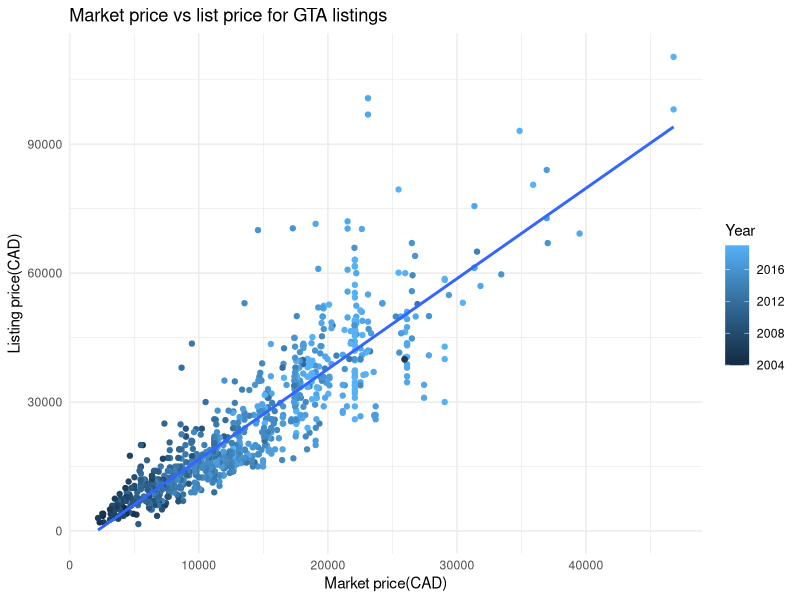
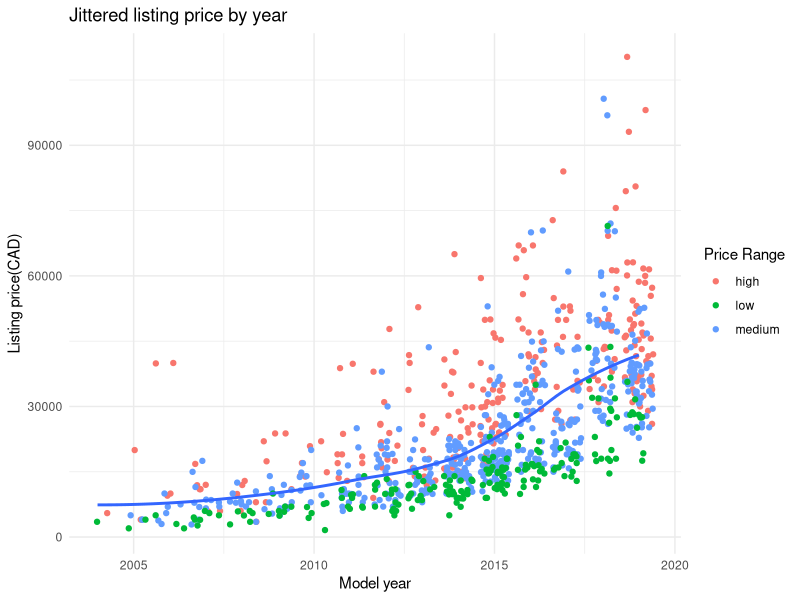
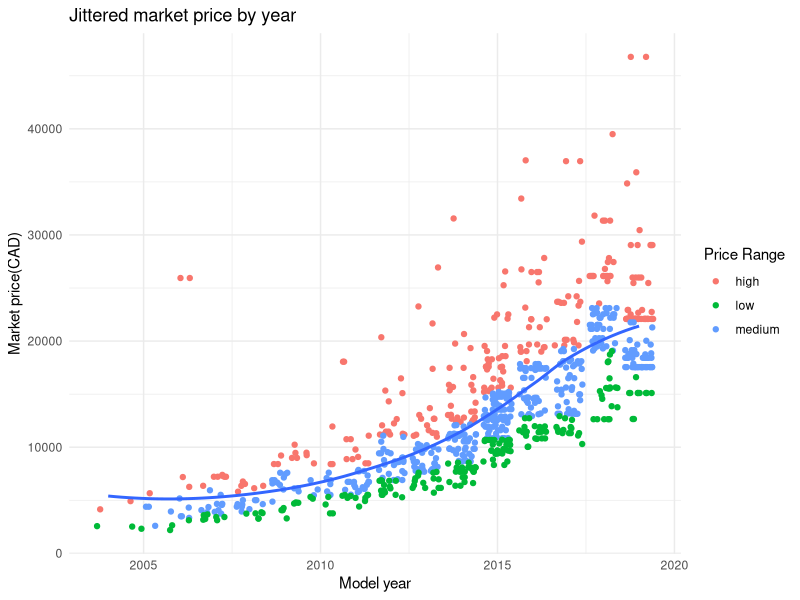
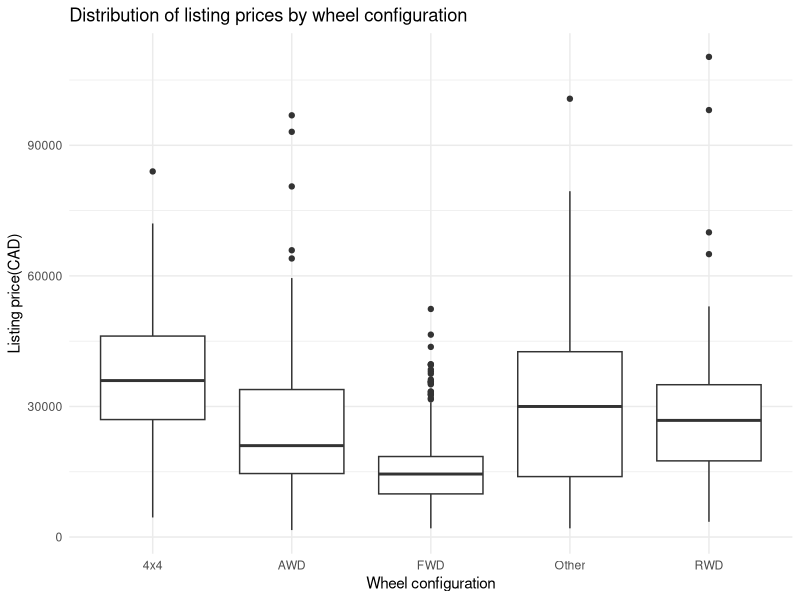
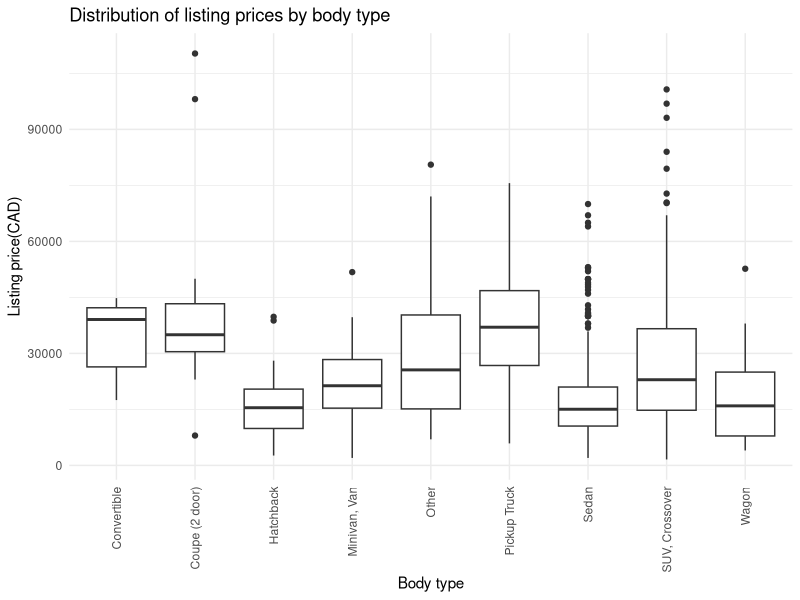
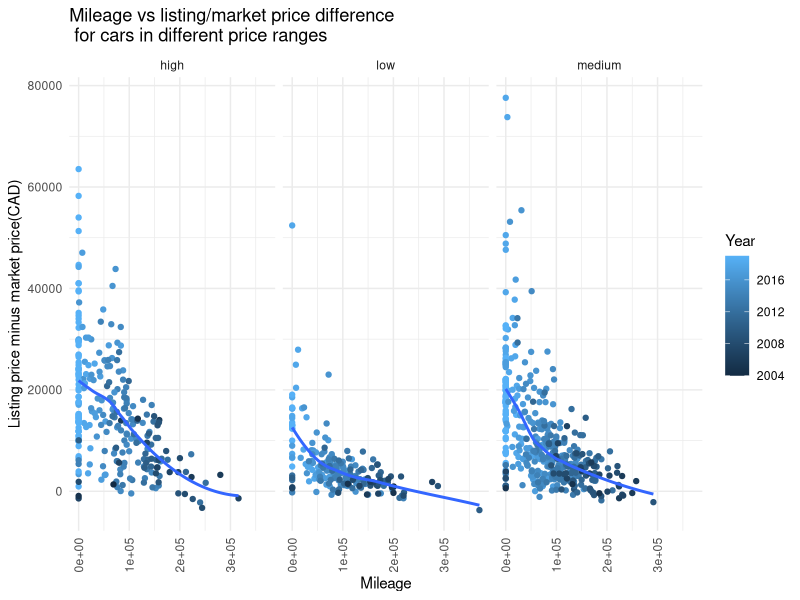

Here is the R script that generated these plots, in order:
## ---- chunk 1
brands <- read.csv('data/brands.csv')
df <- read.csv('data/kijiji_data_fullset.csv')
## ---- chunk 2
library(dplyr)
library(ggplot2)
## ---- chunk 3
# The dataframe seems to have many duplicates(multiple listings, problem with scraping?)
df <- distinct(df)
nrow(df)
## ---- chunk 4
# join data with motortrend market prices
merged <- right_join(x=brands, y=df, 
by=c('brand', 'model', 'model_year'))
head(merged)
nrow(merged)
## ---- chunk 5
# take important columns
merged <- merged %>% select(brand, model, model_year, Market.Price, list_price, condition, body_type, wheel_config, transmission, mileage)
## ---- chunk 6
# remove $ and , from market price strings
library(stringr)
merged$Market.Price <- str_remove_all(merged$Market.Price, "[$,]")
## ---- chunk 7
# N.A. values in Market Price indicate the site returned N.A, aka market price is unknown.
# cast all market prices to numeric, cast other values to NA
merged$Market.Price <- as.numeric(merged$Market.Price)
## ---- chunk 8
# I'm 99% sure the market prices are in USD, when comparing to other sites like AutoTrader.net etc. so I will add a CAD market price column
conversion_rate <- 1
merged$Market.Price.CAD <- merged$Market.Price * conversion_rate
## ---- chunk 9
# I think I will remove entries where listing price is 0. This is usually done on sites to show up first when customers sort by price, or sometimes price isn't listed. Either way, these people definitely aren't selling for free.
merged <- merged %>% filter(list_price != 0)
## ---- chunk 10
# we have to remove rows with missing market values.
# we can't impute the data in any way because it's 2023 estimates, and market values should vary by year.
merged <- merged %>% filter(!is.na(Market.Price.CAD))
nrow(merged)
## ---- chunk 11
# further checks

# no more NA values
colSums(is.na(merged))

# summary check
summary(merged)
## ---- chunk 12
# we need to map 4x4 to AWD and '' to Other for
# wheel_config

merged = merged %>% mutate(wheel_config=case_when(
  wheel_config == '' ~ 'Other',
  wheel_config == 'Other' ~ 'Other',
  wheel_config == 'Front-wheel drive (FWD)' ~ 'FWD',
  wheel_config == 'Rear-wheel drive (RWD)' ~ 'RWD',
  wheel_config == '4 x 4' ~ '4x4',
  TRUE ~ 'AWD'
))
# merged$wheel_config = ifelse(merged$wheel_config == '', 'Other', merged$wheel_config)
## ---- chunk 13
# same idea for transmission.
merged$transmission = ifelse(merged$transmission == '', 'Other', merged$transmission)
## ---- chunk 14
# create the price quantiles for every year, to make a new price_range variable.
yearly_price_quantiles <- merged %>% group_by(model_year) %>% 
  summarise(yearly_first_q = quantile(Market.Price.CAD, probs=0.25),
            yearly_third_q = quantile(Market.Price.CAD, probs=0.75))

merged = inner_join(x=merged, y=yearly_price_quantiles)

merged = merged %>% mutate(price_range = case_when(
  Market.Price.CAD < yearly_first_q ~ 'low',
  Market.Price.CAD < yearly_third_q ~ 'medium',
  TRUE ~ 'high'
))
## ---- chunk 15
# select vars relevant to the investigation
merged <- merged %>% select(brand, 
                            model, 
                            model_year, 
                            list_price, 
                            mileage,
                            body_type, 
                            wheel_config, 
                            Market.Price.CAD, 
                            price_range)
## ---- chunk 16
ggplot(merged, aes(x=Market.Price.CAD, 
                   y=list_price)) +
  theme_minimal() +
  geom_point(aes(color=model_year)) +
  geom_smooth(formula=y~x, method=lm, se=F) +
  labs(title="Market price vs list price for GTA listings",
       x="Market price(CAD)",
       y="Listing price(CAD)",
       color="Year")
## ---- chunk 17
mod <- lm(merged$list_price ~ merged$Market.Price.CAD)
sum <- summary(mod)
## ---- chunk 18
ggplot(merged, aes(x=model_year, 
                   y=list_price)) +
  geom_jitter(aes(color=price_range)) +
  geom_smooth(formula=y~x,
              method=loess,
              se=F) +
  theme_minimal() +
  labs(title="Jittered listing price by year",
       x="Model year",
       y="Listing price(CAD)",
       color="Price Range")

# ggplot(merged, aes(x=model_year, 
#                    y=list_price)) +
#   geom_jitter() +
#   geom_smooth(formula=y~x,
#               method=loess,
#               se=F) +
#   facet_wrap(~price_range) +
#   theme_minimal() +
#   labs(title="Jittered listing price by year",
#        x="Model year",
#        y="Listing price(CAD)",
#        color="Price Range") +
#   theme(axis.text.x = element_text(angle = 90, vjust = 0.5, hjust=1))
## ---- chunk 19
ggplot(merged, aes(x=model_year, 
                   y=Market.Price.CAD)) +
  geom_jitter(aes(color=price_range)) +
  geom_smooth(formula=y~x,
              method=loess,
              se=F) +
  theme_minimal() +
  labs(title="Jittered market price by year",
       x="Model year",
       y="Market price(CAD)",
       color="Price Range")
## ---- chunk 20
ggplot(merged, aes(x=wheel_config, y=list_price)) +
  geom_boxplot() +
  theme_minimal() +
  labs(title="Distribution of listing prices by wheel configuration",
       x="Wheel configuration",
       y="Listing price(CAD)")
## ---- chunk 21
ggplot(merged, aes(x=body_type, y=list_price)) +
  geom_boxplot() +
  theme_minimal() +
  labs(title="Distribution of listing prices by body type",
       x="Body type",
       y="Listing price(CAD)") + 
  theme(axis.text.x = element_text(angle = 90, vjust = 0.5, hjust=1))
## ---- chunk 22
merged$price_diff <- merged$list_price - merged$Market.Price.CAD

ggplot(merged, aes(x=mileage, y=price_diff)) +
  geom_point(aes(color=model_year)) +
  geom_smooth(method=loess, formula=y~x, se=F) +
  facet_wrap(~price_range) +
  theme_minimal() +
  labs(title="Mileage vs listing/market price difference\n for cars in different price ranges",
       x="Mileage",
       y="Listing price minus market price(CAD)",
       color="Year") +
  theme(axis.text.x = element_text(angle = 90, vjust = 0.5, hjust=1))
